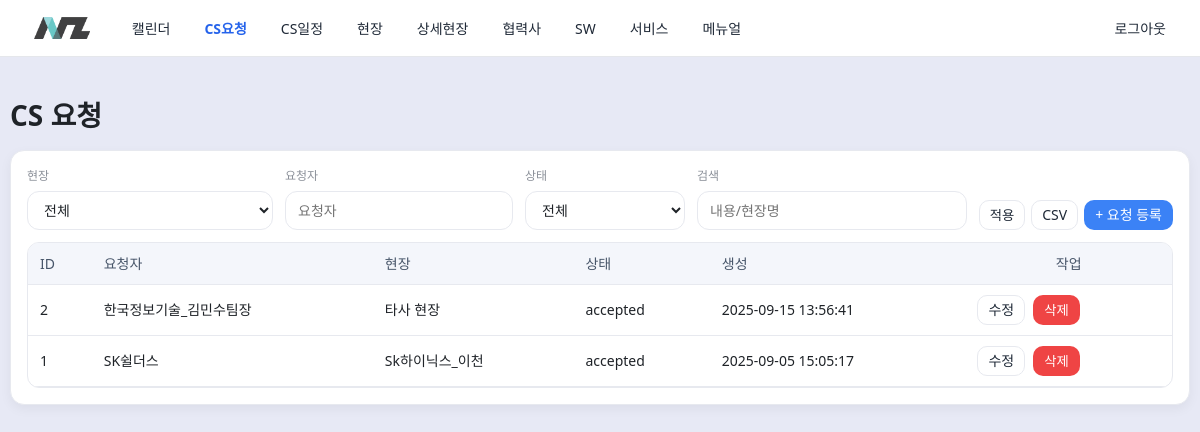
Page /cs_requests (signed in) on the committed database.
### app.py (models this page shows)
class CSRequest(Base):
    __tablename__ = "cs_requests"
    request_id = Column(Integer, primary_key=True)
    site_id = Column(Integer, ForeignKey("sites.site_id", ondelete="SET NULL"))
    requester_name = Column(String, nullable=False)
    content = Column(Text, nullable=False)
    status = Column(String, nullable=False, default="requested")
    created_at = Column(DateTime, nullable=False, default=func.datetime("now", "localtime"))
    updated_at = Column(DateTime, nullable=False, default=func.datetime("now", "localtime"))
    deleted_at = Column(DateTime, nullable=True)
    deleted_by = Column(Integer, nullable=True)
    site = relationship("Site")

class Site(Base):
    __tablename__ = "sites"
    site_id = Column(Integer, primary_key=True)
    name = Column(String, nullable=False, unique=True)
    camera_count = Column(Integer, nullable=False, default=0)
    nrs_count = Column(Integer, nullable=False, default=0)
    note = Column(Text)
    created_at = Column(DateTime, nullable=False, default=func.datetime("now", "localtime"))
    updated_at = Column(DateTime, nullable=False, default=func.datetime("now", "localtime"))
    deleted_at = Column(DateTime)

### app.py (the view)
@app.get("/cs_requests", response_class=HTMLResponse)
def cs_requests_list(
    request: Request,
    db: OrmSession = Depends(get_db),
    site_id: Optional[str] = None,   # 문자열로 받기
    requester: Optional[str] = None,
    status: Optional[str] = None,
    q: Optional[str] = None
):
    require_login(request)
    qset = active_only(db.query(CSRequest).outerjoin(Site), CSRequest)
    qset = qset.filter(or_(Site.deleted_at.is_(None), CSRequest.site_id.is_(None)))
    site_id_i = _to_int_or_none(site_id)
    if site_id_i:
        qset = qset.filter(CSRequest.site_id == site_id_i)
    if status:
        qset = qset.filter(CSRequest.status == status)
    if requester:
        qset = qset.filter(CSRequest.requester_name.ilike(f"%{requester}%"))
    if q:
        like = f"%{q}%"
        qset = qset.filter(or_(
            CSRequest.content.ilike(like),
            Site.name.ilike(like),
            CSRequest.requester_name.ilike(like),
        ))
    rows = [
        [r.request_id, r.requester_name, (r.site.name if r.site else ""), r.status, r.created_at]
        for r in qset.order_by(CSRequest.request_id.desc()).all()
    ]
    headers = ["ID","요청자","현장","상태","생성"]
    if (request.query_params.get("export") or "").lower() == "csv":
        return csv_response("cs_requests.csv", headers, rows)
    filters = {
        "new_label": "요청 등록",
        "site_options": options_sites(db),
        "site_id": site_id or "",
        "person_label": "요청자",
        "person_name": "requester",
        "person_options": None,              # 텍스트 입력
        "person_value": requester or "",
        "status_options": [("requested","requested"),("accepted","accepted"),
                           ("rejected","rejected"),("scheduled","scheduled")],
        "status": status or "",
        "q": q or "",
    }
    return render_list(request, "CS 요청", headers, rows,{
        "new":    "/cs_requests/new",
        "edit":   "/cs_requests/edit/{id}",
        "delete": "/cs_requests/delete/{id}",
        "export": "/cs_requests/export.csv",
    },
    filters=filters
    )

### templates/generic_list.html (shortened to what this page needs)
{% extends "base.html" %}
{% block content %}
<h1 class="mb-2">{{ title }}</h1>
<div class="card">
  <div class="card-body">
    {% if filters %}
      <form method="get" class="filterbar" role="search">
        <div class="group" style="min-width:180px">
          <div class="label">현장</div>
          <select name="site_id" class="form-control">
            <option value="">전체</option>
          </select>
        </div>
        <div class="group" style="min-width:180px">
          <div class="label">{{ filters.person_label or '담당자' }}</div>
          {% if filters.person_options %}
            <select name="{{ filters.person_name or 'assignee' }}" class="form-control">
              <option value="">전체</option>
              {% for val, text in filters.person_options %}
                <option value="{{ val }}" {% if (filters.person_value|string)==(val|string) %}selected{% endif %}>
                  {{ text }}
                </option>
              {% endfor %}
            </select>
          {% else %}
            <input type="text"
                   name="{{ filters.person_name or 'requester' }}"
                   class="form-control"
                   value="{{ filters.person_value or '' }}"
                   placeholder="{{ filters.person_label or '담당자' }}">
          {% endif %}
        </div>
        <div class="group" style="min-width:160px">
          <div class="label">상태</div>
          <select name="status" class="form-control">
            <option value="">전체</option>
          </select>
        </div>
        <div class="group grow">
          <div class="label">검색</div>
          <input type="text" name="q" class="form-control" placeholder="내용/현장명"
                 value="{{ filters.q or '' }}">
        </div>
        <div class="btns">
          <button class="btn btn-outline btn-small" type="submit">적용</button>
          {% if routes.export %}
            <a class="btn btn-outline btn-small"
               href="{{ routes.export }}{% if request.url.query %}?{{ request.url.query }}{% endif %}">
              CSV
            </a>
          {% endif %}
          {% if routes.new %}
            <a href="{{ routes.new }}" class="btn btn-primary btn-small">
              + {{ filters.new_label or '등록' }}
            </a>
          {% endif %}
        </div>
      </form>
    {% endif %}
    <table class="table" id="grid">
      <thead>
        <tr>
          {% for h in headers %}
            {% set is_sortable = (h.nosort is not defined) or (not h.nosort) %}
            <th class="{{ h.class }} {% if is_sortable %}sortable{% else %}nosort{% endif %}"
                data-col="{{ loop.index0 }}">
              {{ h.label }}
            </th>
          {% endfor %}
          {% if routes.edit or routes.delete or routes.child %}
            <th class="th-center nosort">작업</th>
          {% endif %}
        </tr>
      </thead>
      <tbody>
        {% for row in rows %}
          <tr>
            {% for col in row %}
              {% set meta = headers[loop.index0] if headers|length > loop.index0 else {} %}
              {% set td_cls = meta.td_class if meta.td_class is defined else '' %}
              <td class="{{ td_cls }}">
                {% if meta.format in ['money','int'] %}
                  {{ col|comma }}
                {% else %}
                  {{ col }}
                {% endif %}
              </td>
            {% endfor %}
            {% if routes.edit or routes.delete or routes.child %}
              <td class="actions td-center">
                {% if routes.edit %}
                  <a class="btn btn-outline btn-small" href="{{ routes.edit|replace('{id}', row[0]|string) }}">수정</a>
                {% endif %}
                {% if routes.delete %}
                  <form method="post" action="{{ routes.delete|replace('{id}', row[0]|string) }}"
                        style="display:inline" onsubmit="return confirm('삭제하시겠습니까?');">
                    <button class="btn btn-danger btn-small" type="submit">삭제</button>
                  </form>
                {% endif %}
              </td>
            {% endif %}
          </tr>
        {% endfor %}
      </tbody>
    </table>
  </div>
</div>
{% endblock %}

### templates/base.html (shortened to what this page needs)
<!doctype html>
<html lang="ko">
<head>
  <link rel="stylesheet" href="/static/style.css">
</head>
<body>
  <header class="site-header">
    <div class="container nav">
      {% set user  = request.session.get('user') or {} %}
      {% set roles = user.get('roles', []) %}
      {% set is_master = 'MASTER' in roles %}
      {% set is_tech   = 'TECH' in roles %}
      {% set is_lab    = 'LAB' in roles %}
      <a href="/calendar" class="brand-link" aria-label="NAIZ 홈으로">
        <img src="/static/img/logo.png" alt="NAIZ" class="brand-logo"
             onerror="this.closest('.brand-link').classList.add('no-logo'); this.remove()">
      </a>
      {% set p = request.url.path %}
      <a href="/calendar"       class="{% if p.startswith('/calendar') %}active{% endif %}">캘린더</a>
      <a href="/cs_requests"    class="{% if p.startswith('/cs_requests') %}active{% endif %}">CS요청</a>
      <a href="/cs_schedules"   class="{% if p.startswith('/cs_schedules') %}active{% endif %}">CS일정</a>
      <a href="/sites"          class="{% if p.startswith('/sites') and not p.startswith('/site_locations') %}active{% endif %}">현장</a>
      <a href="/site_locations" class="{% if p.startswith('/site_locations') %}active{% endif %}">상세현장</a>
      <a href="/vendors"        class="{% if p.startswith('/vendors') %}active{% endif %}">협력사</a>
      <a href="/sw_products"    class="{% if p.startswith('/sw_products') %}active{% endif %}">SW</a>
      <a href="/sw_services"    class="{% if p.startswith('/sw_services') %}active{% endif %}">서비스</a>
      {% if is_master or is_tech or is_lab %}
        <a href="/manuals" class="{% if p.startswith('/manuals') %}active{% endif %}">메뉴얼</a>
      {% endif %}
      <a href="/logout">로그아웃</a>
    </div>
  </header>
  <main class="container">
    {% block content %}{% endblock %}
  </main>
</body>
</html>

### static/style.css (style rules this page uses)
:root { --bg:#e7e9f5; --panel:#fff; --border:#e7e9ef; --text:#1f2328; --muted:#6b7280; --brand:#2563eb; --brand-weak:#3b82f6; --danger:#ef4444; --ok:#16a34a; --warn:#f59e0b; --radius:14px; --radius-sm:10px; --container:1180px; --control-h:38px; }
* { box-sizing:border-box }
html,body { height:100% }
body { margin:0;background:var(--bg);color:var(--text);font:14px/1.5 system-ui,-apple-system,"Segoe UI",Roboto,Helvetica,Arial }
.container { max-width:var(--container);margin:0 auto;padding:18px 16px }
main { padding-top:10px }
.site-header { position:sticky;top:0;background:rgba(255,255,255,.85); backdrop-filter:saturate(180%) blur(8px); border-bottom:1px solid var(--border); z-index:10 }
.nav { display:flex;align-items:center;gap:18px;white-space:nowrap }
.nav a { display:inline-block;padding:12px 6px;color:#3f4d67;text-decoration:none;border-radius:8px }
.nav a.active { color:var(--brand);font-weight:700 }
.brand-link { display:flex;align-items:center;gap:10px;margin-right:8px;text-decoration:none;color:inherit }
.brand-logo { height:24px;display:block }
.card { background:var(--panel);border:1px solid var(--border);border-radius:var(--radius);box-shadow:0 .25rem .75rem rgba(0,0,0,.05) }
.card-body { padding:16px }
.btn { display:inline-flex;align-items:center;justify-content:center; height:40px;padding:0 14px;border-radius:12px;border:1px solid transparent;cursor:pointer; background:#fff;color:#1f2937 }
.btn-primary { background:var(--brand-weak);color:#fff;border-color:transparent }
.btn-outline { background:#fff;border-color:var(--border);color:#1f2937 }
.btn-danger { background:var(--danger);color:#fff;border-color:transparent }
.btn-small { height:30px;border-radius:10px;padding:0 10px }
.btn, .btn:hover, .btn:focus, .btn:active, a.btn, a.btn:hover, a.btn:focus, a.btn:active { text-decoration:none }
.form-control, select, textarea { width:100%;border:1px solid var(--border);border-radius:12px;background:#fff;color:var(--text); min-height:var(--control-h);padding:8px 12px;font:inherit }
.table { width:100%;border-collapse:separate;border-spacing:0;background:var(--panel); border:1px solid var(--border);border-radius:12px;overflow:hidden }
.table th,.table td { padding:10px 12px;border-bottom:1px solid var(--border);text-align:left;vertical-align:middle }
.table th { background:#f4f6fb;color:#475569;font-weight:700 }
.table .actions { display:flex;gap:8px }
.mb-2 { margin-bottom:14px }
.table thead th { text-align: left; font-weight: 500; }
.table thead th.th-left { text-align: left; }
.table thead th.th-center { text-align: center; }
.td-center { text-align: center; }

### templates/base.html (style rules this page uses)
.site-header { background:#fff;border-bottom:1px solid #e5e7eb }
.container { max-width:1180px;margin:0 auto;padding:0 16px }
.nav { display:flex;align-items:center;gap:18px;height:56px }
.brand-link { display:flex;align-items:center;gap:10px;margin-right:8px;text-decoration:none }
.brand-logo { height:22px }
.nav a { color:#1f2937;text-decoration:none;padding:6px 8px;border-radius:8px }
.nav a.active { color:#2563eb;font-weight:700 }
.nav a:last-child { margin-left:auto }
main.container { padding:18px 0 }

### templates/generic_list.html (style rules this page uses)
.table thead th { position: relative; user-select: none; }
.table thead th.nosort { cursor: default; }
.table thead th.sortable { cursor: pointer; }
.filterbar { display:flex; gap:12px; align-items:flex-end; flex-wrap:wrap; margin-bottom:12px; }
.filterbar .group { display:flex; flex-direction:column; gap:6px; }
.filterbar .group .label { color:#8b9099; font-size:12px; }
.filterbar .grow { flex:1; min-width:240px; }
.btns { display:flex; gap:6px; }

### rows in the picture
CSRequest: requester_name "한국정보기술_김민수팀장", status "accepted", created_at "2025-09-15 13:56:41"
Site: name "타사 현장"
CSRequest: requester_name "SK쉴더스", status "accepted", created_at "2025-09-05 15:05:17"
Site: name "Sk하이닉스_이천"

### other values in the picture
{{ title }} "CS 요청"
{{ filters.person_label or '담당자' }} "요청자"
{{ filters.new_label or '등록' }} "요청 등록"
{{ h.label }} "ID" "요청자" "현장" "상태" "생성"
{{ col }} "2" "1"
